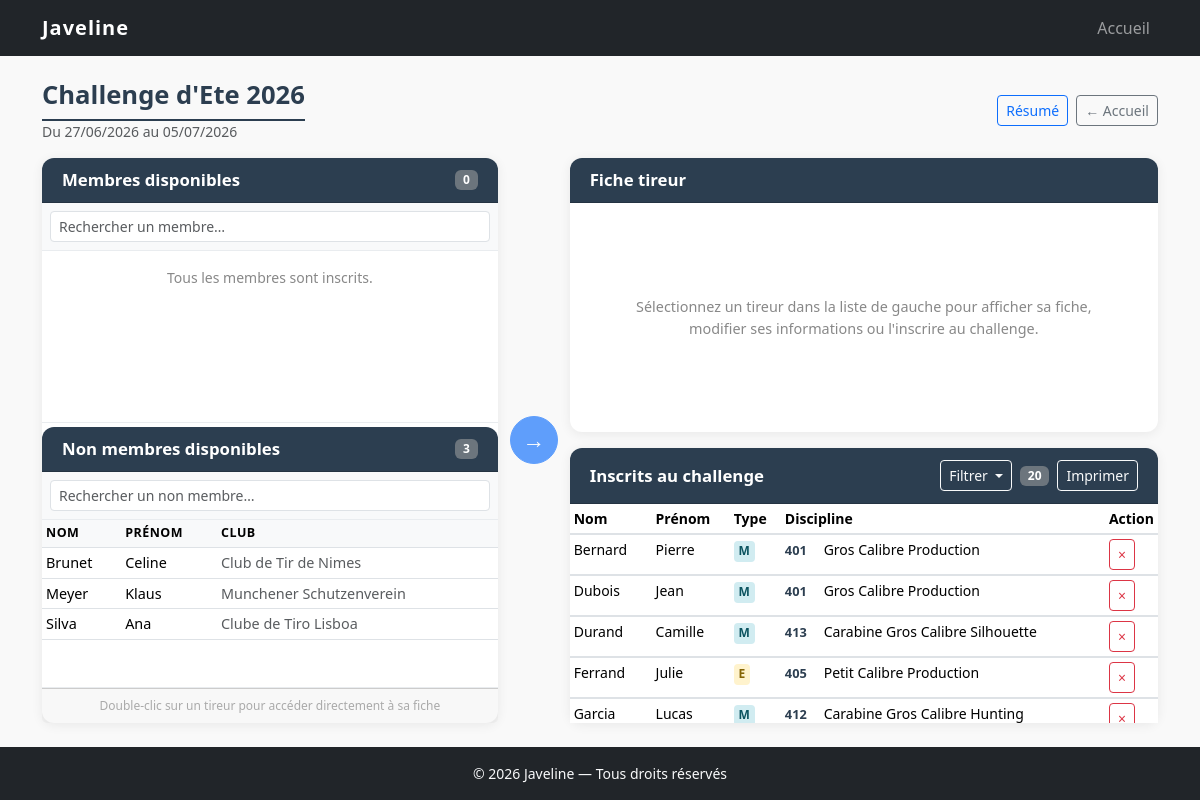
The page /challenges/2 on the database its author committed.
### tables this page shows
CREATE TABLE challenges (
    id          INT UNSIGNED                    NOT NULL AUTO_INCREMENT,
    libelle     VARCHAR(200)                    NOT NULL,
    date_debut  DATE                            NOT NULL,
    date_fin    DATE                            NOT NULL,
    statut      ENUM('ouvert', 'archive')       NOT NULL DEFAULT 'ouvert',
    created_at  DATETIME                        NOT NULL DEFAULT CURRENT_TIMESTAMP,
    PRIMARY KEY (id),
    CONSTRAINT chk_dates CHECK (date_fin >= date_debut)
);

CREATE TABLE externes (
    id          INT UNSIGNED    NOT NULL AUTO_INCREMENT,
    nom         VARCHAR(100)    NOT NULL,
    prenom      VARCHAR(100)    NOT NULL,
    club        VARCHAR(150)    NOT NULL,
    telephone   VARCHAR(20)         NULL DEFAULT NULL,
    email       VARCHAR(150)        NULL DEFAULT NULL,
    etranger    TINYINT(1)      NOT NULL DEFAULT 0,
    created_at  DATETIME        NOT NULL DEFAULT CURRENT_TIMESTAMP,
    PRIMARY KEY (id)
);

CREATE TABLE inscriptions (
    id              INT UNSIGNED                    NOT NULL AUTO_INCREMENT,
    challenge_id    INT UNSIGNED                    NOT NULL,
    tireur_type     ENUM('membre', 'externe')       NOT NULL,
    tireur_id       INT UNSIGNED                    NOT NULL,
    discipline_id   INT UNSIGNED                    NOT NULL,
    created_at      DATETIME                        NOT NULL DEFAULT CURRENT_TIMESTAMP,
    PRIMARY KEY (id),
    UNIQUE KEY uk_inscription (challenge_id, tireur_type, tireur_id, discipline_id),
    CONSTRAINT fk_inscription_challenge  FOREIGN KEY (challenge_id)  REFERENCES challenges  (id) ON DELETE CASCADE,
    CONSTRAINT fk_inscription_discipline FOREIGN KEY (discipline_id) REFERENCES disciplines (id)
);

CREATE TABLE disciplines (
    id          INT UNSIGNED    NOT NULL AUTO_INCREMENT,
    code        SMALLINT        NOT NULL UNIQUE,
    libelle_fr  VARCHAR(100)    NOT NULL,
    libelle_en  VARCHAR(100)    NOT NULL,
    PRIMARY KEY (id)
);

### app/views/partials/challenge_inscrits_liste.php (the view)
<?php
function familleDiscipline(int $code): string
{
    if ($code >= 400 && $code <= 403) return 'gros-calibre';
    if ($code >= 404 && $code <= 407) return 'petit-calibre';
    if ($code >= 408 && $code <= 409) return 'field';
    if ($code >= 410 && $code <= 411) return 'carabine-pc';
    if ($code >= 412 && $code <= 413) return 'carabine-gc';
    return '';
}
?>
<?php if (empty($inscrits)): ?>
    <p class="liste-vide-sm">Aucun tireur inscrit pour le moment.</p>
<?php else: ?>
    <div class="table-responsive">
        <table class="table table-sm table-hover inscrits-table mb-0" id="table-inscrits" aria-label="Tireurs inscrits au challenge">
            <thead>
                <tr>
                    <th scope="col" class="col-sortable" data-col="0" aria-sort="none">
                        Nom <span class="sort-icone" aria-hidden="true"></span>
                    </th>
                    <th scope="col" class="col-sortable" data-col="1" aria-sort="none">
                        Prénom <span class="sort-icone" aria-hidden="true"></span>
                    </th>
                    <th scope="col" class="col-sortable" data-col="2" aria-sort="none">
                        Type <span class="sort-icone" aria-hidden="true"></span>
                    </th>
                    <th scope="col" class="col-sortable" data-col="3" aria-sort="none">
                        Discipline <span class="sort-icone" aria-hidden="true"></span>
                    </th>
                    <th scope="col" class="col-actions">Action</th>
                </tr>
            </thead>
            <tbody>
                <?php
                $tireurPrecedent = null;
                foreach ($inscrits as $inscrit):
                    $cleUnique    = $inscrit['tireur_type'] . '-' . $inscrit['tireur_id'];
                    $premiereLigne = ($cleUnique !== $tireurPrecedent);
                    $tireurPrecedent = $cleUnique;
                    $famille = familleDiscipline((int)$inscrit['discipline_code']);
                ?>
                <tr class="ligne-inscrit <?= $premiereLigne ? 'premiere-ligne-tireur' : '' ?>"
                    data-id="<?= (int)$inscrit['id'] ?>"
                    data-tireur-type="<?= htmlspecialchars($inscrit['tireur_type']) ?>"
                    data-tireur-id="<?= (int)$inscrit['tireur_id'] ?>"
                    data-nom="<?= htmlspecialchars($inscrit['nom']) ?>"
                    data-prenom="<?= htmlspecialchars($inscrit['prenom']) ?>"
                    data-info="<?= htmlspecialchars($inscrit['club'] ?? '') ?>"
                    data-discipline-code="<?= (int)$inscrit['discipline_code'] ?>"
                    data-famille="<?= $famille ?>"
                    role="button"
                    tabindex="0"
                    aria-label="<?= htmlspecialchars($inscrit['nom'] . ' ' . $inscrit['prenom']) ?> — <?= htmlspecialchars($inscrit['discipline_fr']) ?>">
                    <td><?= htmlspecialchars($inscrit['nom']) ?></td>
                    <td><?= htmlspecialchars($inscrit['prenom']) ?></td>
                    <td>
                        <span class="badge-type badge-type-<?= $inscrit['tireur_type'] ?>">
                            <?= $inscrit['tireur_type'] === 'membre' ? 'M' : 'E' ?>
                        </span>
                    </td>
                    <td>
                        <span class="discipline-code"><?= (int)$inscrit['discipline_code'] ?></span>
                        <?= htmlspecialchars($inscrit['discipline_fr']) ?>
                    </td>
                    <td>
                        <button type="button"
                                class="btn btn-sm btn-outline-danger btn-supprimer-inscription"
                                data-id="<?= (int)$inscrit['id'] ?>"
                                aria-label="Supprimer l'inscription de <?= htmlspecialchars($inscrit['nom']) ?> pour <?= htmlspecialchars($inscrit['discipline_fr']) ?>">
                            &times;
                        </button>
                    </td>
                </tr>
                <?php endforeach; ?>
            </tbody>
        </table>
    </div>
<?php endif; ?>

### app/views/challenges/inscriptions.php (shortened to what the rows shown need)
<?php
    $debut   = date('d/m/Y', strtotime($challenge['date_debut']));
    $fin     = date('d/m/Y', strtotime($challenge['date_fin']));
    $archive = ($challenge['statut'] === 'archive');
?>
<div class="page-header mb-3 d-flex align-items-center justify-content-between flex-wrap gap-2">
    <div>
        <h1 class="mb-0"><?= htmlspecialchars($challenge['libelle']) ?></h1>
        <p class="text-muted mb-0 small">
            <?= $debut === $fin ? $debut : 'Du ' . $debut . ' au ' . $fin ?>
        </p>
    </div>
    <div class="d-flex gap-2">
        <a href="<?= APP_URL ?>/challenges/<?= (int)$challenge['id'] ?>/resume"
           class="btn btn-outline-primary btn-sm"
           aria-label="Voir le résumé du challenge">
            Résumé
        </a>
        <a href="<?= APP_URL ?>/" class="btn btn-outline-secondary btn-sm" aria-label="Retour à l'accueil">
            ← Accueil
        </a>
    </div>
</div>
<div class="row g-3 inscriptions-row">
    <div class="col-lg-5">
        <div class="card form-card dispo-card">
            <div class="dispo-section">
                <div class="card-header d-flex justify-content-between align-items-center">
                    <h2 class="card-titre mb-0">Membres disponibles</h2>
                    <span class="badge bg-secondary" id="cpt-membres"><?= count($membres) ?></span>
                </div>
                <div class="dispo-recherche px-2 pt-2">
                    <input type="search"
                           id="recherche-membres"
                           class="form-control form-control-sm"
                           placeholder="Rechercher un membre…"
                           aria-label="Rechercher dans la liste des membres disponibles">
                </div>
                <div class="dispo-zone" id="zone-membres-dispo">
                    <?php require APP_ROOT . '/app/views/partials/challenge_membres_dispo.php'; ?>
                </div>
            </div>
            <div class="dispo-section">
                <div class="card-header d-flex justify-content-between align-items-center mt-1">
                    <h2 class="card-titre mb-0">Non membres disponibles</h2>
                    <span class="badge bg-secondary" id="cpt-externes"><?= count($externes) ?></span>
                </div>
                <div class="dispo-recherche px-2 pt-2">
                    <input type="search"
                           id="recherche-externes"
                           class="form-control form-control-sm"
                           placeholder="Rechercher un non membre…"
                           aria-label="Rechercher dans la liste des non membres disponibles">
                </div>
                <div class="dispo-zone" id="zone-externes-dispo">
                    <?php require APP_ROOT . '/app/views/partials/challenge_externes_dispo.php'; ?>
                </div>
            </div>
            <?php if (!$archive): ?>
            <div class="card-footer text-center">
                <p class="dispo-hint mb-0">Double-clic sur un tireur pour accéder directement à sa fiche</p>
            </div>
            <?php endif; ?>
        </div>
    </div>
    <?php if (!$archive): ?>
    <div class="col-lg-auto d-flex flex-column align-items-center justify-content-center transfer-col">
        <button type="button"
                id="btn-vers-inscription"
                class="btn btn-primary btn-transfer"
                disabled
                aria-label="Inscrire ce tireur au challenge">
            <span aria-hidden="true">&rarr;</span>
        </button>
    </div>
    <?php endif; ?>
    <div class="col-lg d-flex flex-column gap-3 inscript-col">
        <div class="card form-card fiche-card">
            <div class="card-header d-flex justify-content-between align-items-center">
                <h2 class="card-titre mb-0">Fiche tireur</h2>
            </div>
            <div class="card-body fiche-body">
                <p class="fiche-vide" id="fiche-vide">
                    Sélectionnez un tireur dans la liste de gauche pour afficher sa fiche,
                    modifier ses informations ou l'inscrire au challenge.
                </p>
            </div>
        </div>
        <div class="card liste-card inscrits-card">
            <div class="card-header d-flex justify-content-between align-items-center flex-wrap gap-2">
                <h2 class="card-titre mb-0">Inscrits au challenge</h2>
                <div class="d-flex align-items-center gap-2 flex-wrap">
                    <div class="dropdown" id="filtre-categories-wrapper">
                        <button class="btn btn-sm btn-outline-light dropdown-toggle"
                                type="button"
                                data-bs-toggle="dropdown"
                                data-bs-auto-close="outside"
                                aria-expanded="false"
                                aria-label="Filtrer par catégorie">
                            Filtrer
                        </button>
                    </div>
                    <span class="badge bg-secondary" id="cpt-inscrits"><?= count($inscrits) ?></span>
                    <button type="button"
                            id="btn-imprimer-inscrits"
                            class="btn btn-sm btn-outline-light"
                            aria-label="Imprimer la liste des inscrits">
                        Imprimer
                    </button>
                </div>
            </div>
            <div class="card-body p-0" id="zone-inscrits">
                <?php require APP_ROOT . '/app/views/partials/challenge_inscrits_liste.php'; ?>
            </div>
        </div>
    </div>
</div>

### app/views/partials/challenge_externes_dispo.php (shortened to what the rows shown need)
<?php if (empty($externes)): ?>
    <p class="liste-vide-sm">Tous les tireurs non membres sont inscrits.</p>
<?php else: ?>
    <table class="table table-sm table-hover dispo-table mb-0" aria-label="Tireurs non membres disponibles">
        <thead>
            <tr>
                <th scope="col">Nom</th>
                <th scope="col">Prénom</th>
                <th scope="col">Club</th>
            </tr>
        </thead>
        <tbody>
            <?php foreach ($externes as $e): ?>
            <tr class="ligne-dispo"
                data-id="<?= (int)$e['id'] ?>"
                data-type="externe"
                data-nom="<?= htmlspecialchars($e['nom']) ?>"
                data-prenom="<?= htmlspecialchars($e['prenom']) ?>"
                data-info="<?= htmlspecialchars($e['club']) ?>"
                role="button"
                tabindex="0"
                aria-label="Sélectionner <?= htmlspecialchars($e['nom'] . ' ' . $e['prenom']) ?>">
                <td><?= htmlspecialchars($e['nom']) ?></td>
                <td><?= htmlspecialchars($e['prenom']) ?></td>
                <td class="text-muted"><?= htmlspecialchars($e['club']) ?></td>
            </tr>
            <?php endforeach; ?>
        </tbody>
    </table>
<?php endif; ?>

### core/Router.php (shortened to what the rows shown need)
<?php
class Router
{
    private array $routes = [];
    public function get(string $chemin, string $controleur, string $methode): void
    {
        $this->routes['GET'][$chemin] = [$controleur, $methode];
    }
    public function post(string $chemin, string $controleur, string $methode): void
    {
        $this->routes['POST'][$chemin] = [$controleur, $methode];
    }
    public function dispatch(): void
    {
        $methodeHttp = $_SERVER['REQUEST_METHOD'] ?? 'GET';
        $uri         = parse_url($_SERVER['REQUEST_URI'], PHP_URL_PATH);
        $base = parse_url(APP_URL, PHP_URL_PATH);
        if ($base && str_starts_with($uri, $base)) {
            $uri = substr($uri, strlen($base));
        }
        $uri = '/' . ltrim($uri, '/');
        foreach ($this->routes[$methodeHttp] ?? [] as $patron => $cible) {
            $regex = preg_replace('/:([a-z_]+)/', '([^/]+)', $patron);
            if (preg_match('#^' . $regex . '$#', $uri, $matches)) {
                array_shift($matches);
                [$controleur, $action] = $cible;
                $this->appeler($controleur, $action, $matches);
                return;
            }
        }
        require APP_ROOT . '/app/views/layouts/main.php';
    }
    private function appeler(string $controleur, string $action, array $params = []): void
    {
        $instance = new $controleur();
        call_user_func_array([$instance, $action], $params);
    }
}

### rows shown on the page
challenges: libelle "Challenge d'Ete 2026", date_debut "27/06/2026", date_fin "05/07/2026"
externes: nom "Brunet", prenom "Celine", club "Club de Tir de Nimes"
externes: nom "Meyer", prenom "Klaus", club "Munchener Schutzenverein"
externes: nom "Silva", prenom "Ana", club "Clube de Tiro Lisboa"
inscriptions: nom "Bernard", prenom "Pierre", tireur_type "M", discipline.code "401", discipline.libelle_fr "Gros Calibre Production"
inscriptions: nom "Dubois", prenom "Jean", tireur_type "M", discipline.code "401", discipline.libelle_fr "Gros Calibre Production"
inscriptions: nom "Durand", prenom "Camille", tireur_type "M", discipline.code "413", discipline.libelle_fr "Carabine Gros Calibre Silhouette"
inscriptions: nom "Ferrand", prenom "Julie", tireur_type "E", discipline.code "405", discipline.libelle_fr "Petit Calibre Production"
inscriptions: nom "Garcia", prenom "Lucas", tireur_type "M", discipline.code "412", discipline.libelle_fr "Carabine Gros Calibre Hunting"

### other values the page prints
count($membres) "0"
count($externes) "3"
count($inscrits) "20"
